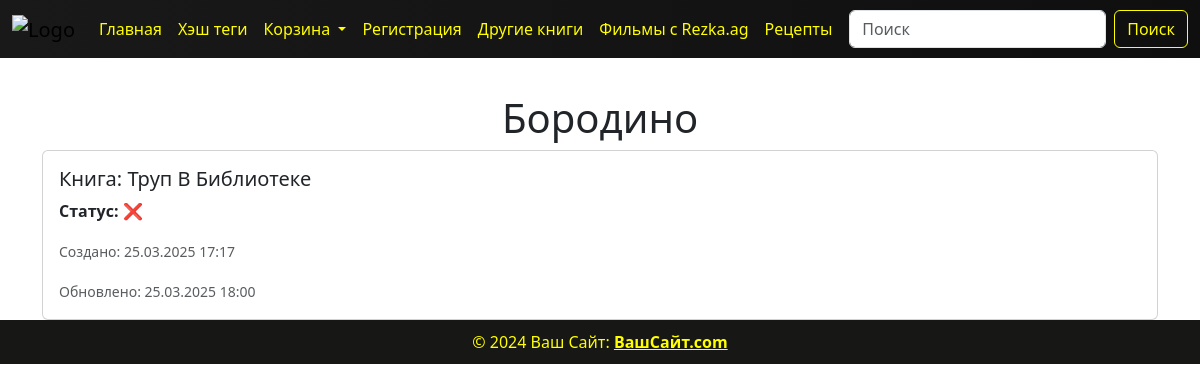
The page /basket_list/12/ on the database its author committed.
### basket/models.py (models this page shows, shortened)
class Basket(models.Model):
    STATUS = (
        ("✅", "✅"),
        ("❌", "❌")
    )
    title = models.CharField(max_length=100)
    choice_books = models.ForeignKey(Books, on_delete=models.CASCADE)
    status = models.CharField(max_length=10, choices=STATUS, default='❌')
    created_at = models.DateTimeField(auto_now_add=True)
    updated_at = models.DateTimeField(auto_now=True)

### books/models.py (models this page shows)
class Books(models.Model):
    GENRE = (
        ('Ужасы', 'Ужасы'),
        ('Дедективы', 'Дедективы'),
        ('Научная фантастика', 'Научная фантастика'),
        ('Романтика', 'Романтика'),
        ('Психология', 'Психология'),
        ('Поэма', 'Поэма'),
        ('Детское\Сказка', 'Детское\Сказка'),
        ('Драма', 'Драма'),
        ('Другое', 'Другое')
    )
    image = models.ImageField(upload_to='books/')
    title = models.CharField(max_length=100)
    description = models.TextField()
    price = models.DecimalField(max_digits=10, decimal_places=2)
    created_at = models.DateTimeField(auto_now_add=True)
    genre = models.CharField(max_length=30, choices=GENRE)
    time = models.TimeField()
    author = models.CharField(max_length=100)
    def __str__(self):
        return self.title

### basket/views.py (the view)
# urls.py: path('basket_list/<int:id>/', views.BasketDetailView.as_view(), name='basket_detail'),
class BasketDetailView(generic.DetailView):
    template_name = 'basket/basket_detail.html'
    context_object_name = 'basket_id'
    def get_object(self, *args, **kwargs):
        basket_id = self.kwargs.get('id')
        return get_object_or_404(models.Basket, id=basket_id)

### templates/basket/basket_detail.html (shortened to what this page needs)
{% load static %}
<!DOCTYPE html>
<html lang="en">
<head>
    <link href="https://cdn.jsdelivr.net/npm/bootstrap@5.3.3/dist/css/bootstrap.min.css" rel="stylesheet"
>
    <link rel="stylesheet" href="{% static 'css/book.css' %}">
</head>
<body>
{% include 'components/header.html' %}
<div class="container mt-4">
    <div class="text-center-div">
       <h1 class="text-center">{{ basket_id.title }}</h1>
    </div>
    <div class="card">
        <div class="card-body">
            <h5 class="card-title">Книга: {{ basket_id.choice_books }}</h5>
            <p class="card-text"><strong>Статус:</strong> {{ basket_id.status }}</p>
            <p class="card-text"><small class="text-muted">Создано: {{ basket_id.created_at|date:"d.m.Y H:i" }}</small></p>
            <p class="card-text"><small class="text-muted">Обновлено: {{ basket_id.updated_at|date:"d.m.Y H:i" }}</small></p>
        </div>
    </div>
</div>
{% include 'components/footer.html' %}
</body>
</html>

### static/css/book.css (style rules this page uses)
body { display: flex; flex-direction: column; min-height: 100vh; padding-top: 70px; background: url("https://i.pinimg.com/736x/e3/7d/a9/e37da92d1e32051af32a81a8950733f3.jpg"); background-repeat: no-repeat; background-size: cover; background-position: center; }
.card { height: 200px; }
.card-body { overflow: hidden; }
.card-text { white-space: nowrap; overflow: hidden; text-overflow: ellipsis; }
.card { height: auto; }

### rows shown on the page
Basket: title "Бородино", choice_books "Труп В Библиотеке", status "❌", created_at "25.03.2025 17:17", updated_at "25.03.2025 18:00"
